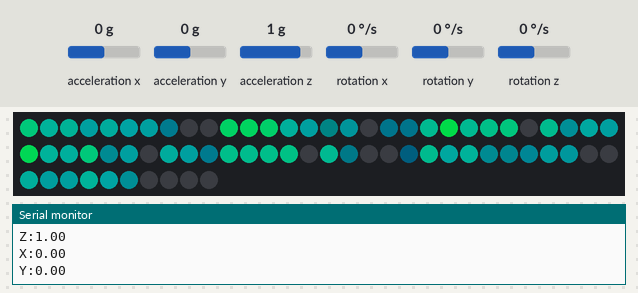
Recording of a sketch running on a simulated Arduino Uno, built with avr-gcc and run on an emulated ATmega328P. Shown: 70 RGB LEDs in strip order, left to right, continuing on the next row, the last lines printed to the serial monitor. The inputs (shaded band) are chosen by the test bench; at power-on: acceleration x 0 g, acceleration z 1 g, acceleration y 0 g, rotation x 0 °/s, rotation y 0 °/s, rotation z 0 °/s. Dim RGB values are drawn brighter than linear; random numbers use the default seed unless the sketch sets one.

Above: at 4.23 s.
4.3 s: acceleration x set to -0.4 g
6.0 s: acceleration x set to -0.7 g
At 6.05 s:
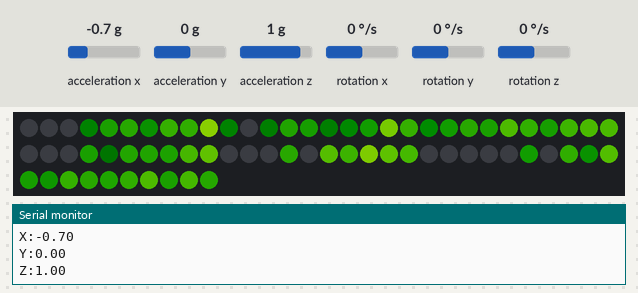
7.7 s: acceleration x set to 0 g
At 7.78 s:
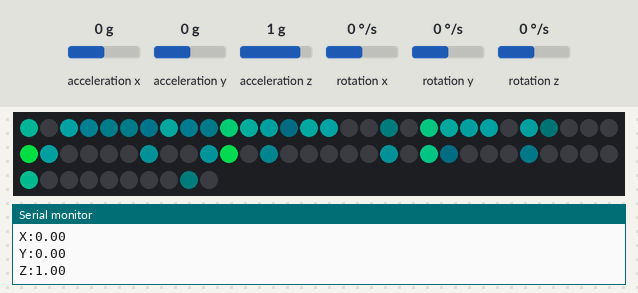
10.1 s: acceleration z set to 0.1 g
11.6 s: acceleration z set to -0.2 g
At 11.63 s:
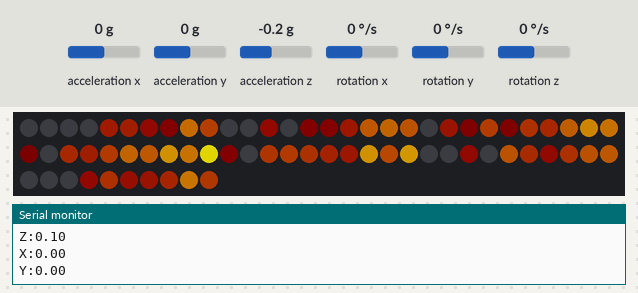
13.3 s: acceleration x set to -1.4 g
At 13.37 s:
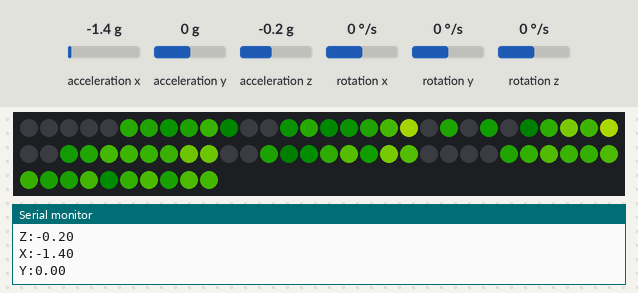

The sketch:

olofs_firesim.ino
```cpp
  /*
 *
 * This code is basic usage MPU-6050 Accelerometer and Gyroscope
 * Running this code you will get angles only.
 * The Angles at X, Y and Z are displayed on LCD1602-I2C display module
 *
 * Library and code have been taken from:
 * https://github.com/tockn/MPU6050_tockn
 *
 * Updated by Ahmad Shamshiri on July 05, 2018 at 22:19 in Ajax, Ontario, Canada
 * for Robojax.com
 * Get this code from Robojax.com
 * Watch video instruction for this code at:https://youtu.be/uIz6WIis4dc
 *
 * You will need to watch 2 videos before following the instruction in this video:
 * 1-MPU6050 Introduction video and code: https://youtu.be/uhh7ik02aDc
 * 2-LCD1602 with I2C module video and code https://youtu.be/q9YC_GVHy5A
 */
#include <MPU6050_tockn.h>
#include <Wire.h>
#include <Adafruit_NeoPixel.h>

#define LED_PIN 6
#define LED_COUNT 70
Adafruit_NeoPixel strip(LED_COUNT, LED_PIN, NEO_GRB + NEO_KHZ800);
long currentHue = 43000;

int strips = 7;
int striplength = 10;

float angle_pitch_output;
float angle_roll_output;
float angle_turn_output;

long hueStart, hueStop;
int hueAdjustor;

long hueBase;


long cMatrix[10][7];

float yAcc, xAcc, zAcc;

int state = 1 ;

MPU6050 mpu6050(Wire);

//#include <LiquidCrystal_I2C.h>
// Set the LCD address to 0x27 for a 16 chars and 2 line display
//LiquidCrystal_I2C lcd(0x27, 16, 2);

void setup() {
   Serial.begin(9600);


  strip.begin();           // INITIALIZE NeoPixel strip object (REQUIRED)
  strip.show();            // Turn OFF all pixels ASAP
  strip.setBrightness(200); // Set BRIGHTNESS to about 1/5 (max = 255)

/*
      for (int i=0; i<40; i++){
        strip.setPixelColor( i, strip.ColorHSV( 0,255,100) ) ;         //  Set pixel's color (in RAM)
        }
      strip.show();

    for (int i=0;i<5;i++){
      long newHue = random(1000,10500);
      cMatrix[7][i] = newHue;
      Serial.println(newHue);
      placeOnStrip(7,i,newHue);
    }

 strip.show();
/*
strip.setPixelColor( 20, strip.ColorHSV( 0,255,100) ) ;
strip.setPixelColor( 45, strip.ColorHSV( 0,255,100) ) ;
strip.setPixelColor( 60, strip.ColorHSV( 0,255,100) ) ;
strip.setPixelColor( 70, strip.ColorHSV( 0,255,100) ) ;

strip.show();
*/
  Wire.begin();
  mpu6050.begin();
  mpu6050.calcGyroOffsets(true);

  hueBase = 10500;
}

void loop() {


    mpu6050.update();

    yAcc = mpu6050.getAccY();
    xAcc = mpu6050.getAccX();
    zAcc = mpu6050.getAccZ();

    if (zAcc < 0){
      state = 1;
     }
    else{
      state = 2;
      }
    if (xAcc < -0.5){
      state = 3;
     }
    if (xAcc > 0.5){
      state = 4;
     }

    Serial.print("X:");
    Serial.println(xAcc);
    Serial.print("Y:");
    Serial.println(yAcc);
    Serial.print("Z:");
    Serial.println(zAcc);

//    Serial.println(state);

    if (state < 3){

      if (state == 1){

          hueBase = 10500;
      }
      if (state == 2){

          hueBase = 35000;
      }

      for (int y=0;y<strips;y++){

        for (int x=0;x<striplength-1;x++){
          long newIndex = cMatrix[x+1][y]-920;

          if (newIndex<0){
            newIndex=0;
          }

          cMatrix[x][y] = newIndex;
          placeOnStrip(x,y,newIndex );

        }
      }

      for (int i=0;i<strips;i++){
        float modifier = abs(((float)strips/2)-i);
        long newIndex = random(4000,10000) - ((modifier-1)*1000);

        cMatrix[striplength-1][i] = newIndex;
        placeOnStrip(striplength-1,i,newIndex);
      }
  }
  if (state == 3){
     //STATE == 3

     hueBase = 22000;

    for (int x=0;x<striplength;x++){

        for (int y=0;y<strips-1;y++){


          long newIndex = cMatrix[x][y+1]-600;

          if (newIndex<0){
            newIndex=0;
          }

          cMatrix[x][y] = newIndex;
          placeOnStrip(x,y,newIndex );

        }
      }

      for (int i=0;i<striplength;i++){
        long newIndex = random(0,5000);
        cMatrix[i][strips-1] = newIndex;
        placeOnStrip(i,strips-1,newIndex);
      }

    }
  if (state == 4){
    for (int i=0;i<70;i++){
           strip.setPixelColor( i,strip.ColorHSV(0, 255, 0)) ;

      }
  }

  strip.show();
  delay(60);
/*

  for (int i=0; i<70; i++){
strip.setPixelColor( i,strip.ColorHSV(i*900, 255, 100)) ;


    }

    strip.show();
*/

}// loop end


void placeOnStrip(int x, int y, long indexHue){
    int dHue;

      if (state== 1){
        dHue = 10500 - (hueBase - indexHue);
      }

     if (state == 2){
        x = (striplength-1) -x;
        y = (strips-1)-y;
        dHue = hueBase - indexHue;
      }

     if (state==3){
      dHue = hueBase-indexHue;
      }

     int plotPos = x + (y*striplength);


     int brightness = float(indexHue*100/10000);
     if (brightness < 0){
      brightness = 0;
     }

/*     if (y==0){
          brightness = brightness/6;
        }
     if (y==1){
          brightness = brightness/3;
        }
     if (y==5){
          brightness = brightness/3;
        }

     if (y==6){
          brightness = brightness/6;
        }

*/
     strip.setPixelColor( plotPos,strip.ColorHSV(dHue, 255, brightness*2)) ;
  }

void fplaceOnStrip(int x, int y, long indexHue){

     int plotPos = x + (y*striplength);

     strip.setPixelColor( plotPos,strip.ColorHSV(indexHue, 255, 100)) ;
  }
```

Measured:
- the behaviour switches between -0.5 and -0.6 g on acceleration x (found by bisection; images 0 and 1)
- the behaviour switches between 0 and -0.1 g on acceleration z (found by bisection; images 2 and 3)
